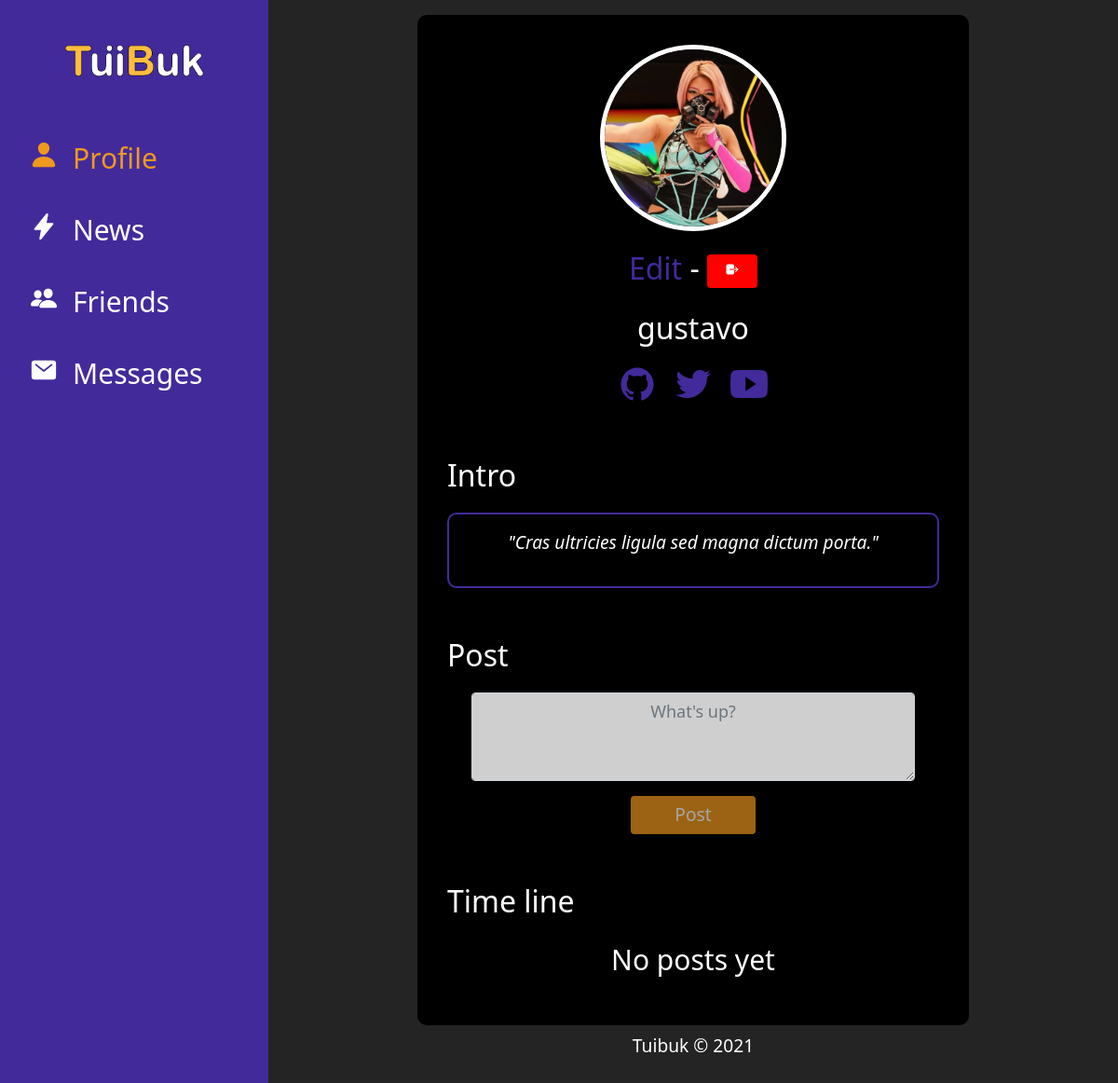
The app's page / (signed in), older data.
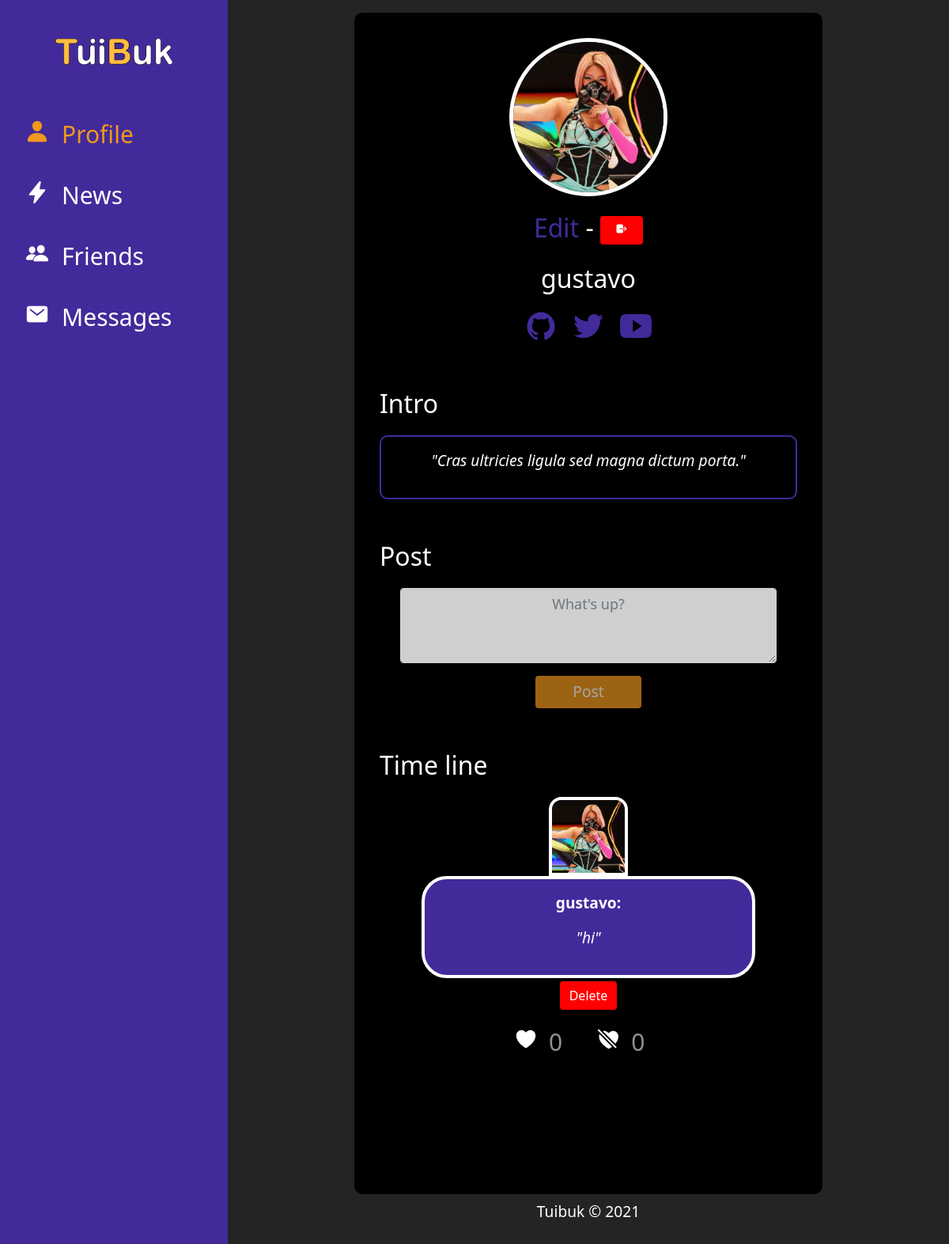
The same page, newer data.
### registration/models.py (models this page shows, shortened)
class Profile(models.Model):
    user_name = models.OneToOneField(User, on_delete=models.CASCADE)
    friend_user_code = models.CharField(max_length=15, unique=True, blank=True)
    img_profile = models.ImageField(upload_to = 'profiles', null=True, blank=True)
    intro = models.TextField(null=True, blank=True)
    birthday = models.DateField(null=True, blank=True, default=datetime.date.today)
    nationality = models.CharField(max_length=100, blank=True)
    sn_github = models.CharField(max_length=100, null=True, blank=True)
    sn_twitter = models.CharField(max_length=100, null=True, blank=True)
    sn_youtube = models.CharField(max_length=100, null=True, blank=True)
    friends = models.ManyToManyField(User, related_name='friends', blank=True)

### posts/models.py (models this page shows, shortened)
class PostUser(models.Model):
    owner = models.ForeignKey(User, on_delete=models.CASCADE, null=True)
    post_user = models.TextField()
    date_post = models.DateTimeField(auto_now_add=True)
    like_post = models.ManyToManyField(User, related_name='likes', blank=True)
    dislike_post = models.ManyToManyField(User, related_name='dislikes', blank=True)
    def total_likes(self):
        return self.like_post.count()
    def total_dislikes(self):
        return self.dislike_post.count()
    class Meta:
        verbose_name = 'Post'
        verbose_name_plural = 'Posts'
        ordering = ['-date_post']

### core/views.py (the view)
# urls.py: path('', CreatePost.as_view(), name='profile'),
class CreatePost(ListView):
    model = PostUser
    template_name = 'core/profile.html'
    def get_context_data(self, *args, **kwargs):
        context = super(CreatePost, self).get_context_data(**kwargs)
        context['posts'] = PostUser.objects.filter(owner=self.request.user)
        return context

### core/templates/core/profile.html (shortened to what this page needs)
{% extends 'base.html' %}
{% block content %}
{% load static %}
<div class="container-img-profile mx-auto">
    {% if request.user.profile.img_profile %}
        <img class="img-profile" src="{{request.user.profile.img_profile.url}}" alt="">
    {% else %}
        <img class="img-profile" src="{% static 'img/profile-default.jpg'  %}" alt="">
    {% endif %}
</div>
<div class="label-name-profile text-center mt-3"><a href="{% url 'profile' %}" class="edit-profile">Edit</a> - <a class="btn btn-danger" href="{% url 'logout' %}"  data-toggle="modal" data-target="#modal-logout"><ion-icon class="icon-logout" name="log-out"></ion-icon></a></div>
<div class="label-name-profile text-center mt-3"><p>{{request.user.profile.user_name}}</p></div>
<div class="text-center">
    <div class="social-media-profile">
        {% if request.user.profile.sn_github %}
            <a href="{{request.user.profile.sn_github}}" class="social-link-profile github" target="_blank"><ion-icon class="social-icon-profile mx-1 mx-md-2" name="logo-github"></ion-icon></a>
        {% endif %}
        {% if request.user.profile.sn_twitter %}
            <a href="{{request.user.profile.sn_twitter}}" class="social-link-profile twitter" target="_blank"><ion-icon class="social-icon-profile mx-1 mx-md-2" name="logo-twitter"></ion-icon></a>
        {% endif %}
        {% if request.user.profile.sn_youtube %}
            <a href="{{request.user.profile.sn_youtube}}" class="social-link-profile youtube" target="_blank"><ion-icon class="social-icon-profile mx-1 mx-md-2" name="logo-youtube"></ion-icon></a>
        {% endif %}
    </div>
</div>
<div class="label-profile text-left mt-5"><p>Intro</p></div>
<div class="section-profile text-center">
    {% if request.user.profile.intro %}
        <p class="p-info-profile">"{{request.user.profile.intro}}"</p>
    {% else %}
        <p class="p-info-profile-default">Nothing</p>
    {% endif %}
</div>
<div class="label-profile text-left mt-5"><p>Post</p></div>
    <div>
        <form action="{% url 'post:create'  %}" method="GET">
            <div class="form-group text-center">
                <textarea id="text-post" class='form-control' rows="3" placeholder="What's up?" name="post"></textarea>
                <button id="send" type="submit" class="btn btn-success mt-3" disabled>Post</button>
            </div>
        </form>
    </div>
<div class="label-profile text-left mt-5"><p>Time line</p></div>
<div class="time-line-profile">
    {% if posts %}
        {% for element in posts %}
            <div class="content-target-profile">
                <div >
                    <div class="content-img-target-profile mx-auto">
                        {% if request.user.profile.img_profile %}
                            <img class="img-target-profile" src="{{request.user.profile.img_profile.url}}" alt="">
                        {% else %}
                            <img class="img-target-profile" src="{% static 'img/profile-default.jpg' %}" alt="">
                        {% endif %}
                    </div>
                </div>
                <div class="content-p-target-profile mx-auto">
                    <p class="p-name-target-profile">{{element.owner}}: </p>
                    <p class="p-target-profile">"{{element.post_user}}"</p>
                </div>
                <div class="text-center mt-1">
                    <a onclick="return abrir_modal('{% url 'post:delete' element.id 'profile' %}')" class="btn btn-danger" href="#">Delete</a>
                </div>
                <div class="like-dislike-container text-center mt-2">
                    <button class="btn-like-dislike {% if request.user in element.like_post.all %}like_active{% endif %}" id="likebtn_{{element.owner}}_{{element.id}}">
                        <ion-icon name="heart"></ion-icon>
                    </button>
                    <input class="input-like-dislike" type="number" name="" id="input_like_{{element.owner}}_{{element.id}}" value="{{element.total_likes}}" readonly>
                    <button class="btn-like-dislike {% if request.user in element.dislike_post.all %}dislike_active{% endif %}" id="dislikebtn_{{element.owner}}_{{element.id}}">
                        <ion-icon name="heart-dislike"></ion-icon>
                    </button>
                    <input class="input-like-dislike" type="number" name="" id="input_dislike_{{element.owner}}_{{element.id}}" value="{{element.total_dislikes}}" readonly>
                </div>
            </div>
        {% endfor %}
    {% else %}
        <div class="text-center">
            <p class="p-no-posts">No posts yet</p>
        </div>
    {% endif %}
</div>
{% endblock %}

### templates/base.html (shortened to what this page needs)
<!DOCTYPE html>
<html lang="en">
<head>
    {% load static %}
    <link rel="stylesheet" href="{% static 'css/styles.css' %}">
    <link href="https://cdn.jsdelivr.net/npm/bootstrap@5.0.0-beta2/dist/css/bootstrap.min.css" rel="stylesheet">
</head>
<body>
    <div class="d-md-flex main-content">
        <div id="sidebar-container" class="bg-primary" >
            <div class="logo p-4 p-md-0 my-md-5 text-center">
                <img class="logo-img" src="{% static '/img/logos/logoletras.png' %}" alt="">
            </div>
            <div class="menu">
                <a href="{% url 'profile_core:profile' %}" class="d-md-block m-1 m-md-0 p-md-3 a-menu {% if '/profile/' in request.path or request.path == '/'  %}activate{% endif %}"><ion-icon name="person" class="mx-3 size-icon"></ion-icon><p class="p-menu">Profile</p></a>
                <a href="{% url 'news:home' %}" class="d-md-block m-1 m-md-0 p-md-3 a-menu {% if '/news/' in request.path %}activate{% endif %}"><ion-icon name="flash" class="mx-3 size-icon"></ion-icon><p class="p-menu">News</p></a>
                <a href="{% url 'friends:list' %}" class="d-md-block m-1 m-md-0 p-md-3 a-menu {% if '/friends/' in request.path %}activate{% endif %}"><ion-icon name="people" class="mx-3 size-icon"></ion-icon><p class="p-menu">Friends</p></a>
                <a href="{% url 'messenger:list' %}" class="d-md-block m-1 m-md-0 p-md-3 a-menu {% if '/messenger/' in request.path %}activate{% endif %}"><ion-icon name="mail" class="mx-3 size-icon"></ion-icon><p class="p-menu">Messages</p></a>
            </div>
        </div>
        <div id="content">
            <div class="content-profile">
                {% block content %}{% endblock %}
            </div>
            <div class="footer text-center mt-2">
                <p class="p-footer">Tuibuk © 2021</p>
            </div>
        </div>
    </div>
</body>
</html>

### static/css/styles.css (style rules this page uses)
:root { --primary: #432a9b; --secondary: #ef991e; --secondary-dark: #a76c1a; --light: #fff; --grey: #b1b1b1; }
body { overflow: hidden; font-weight: 300; height: 100vh; }
.d-md-flex { background-color: rgb(36, 36, 36); }
.menu a { text-decoration: none; color: var(--light); }
.p-menu { margin: 0; padding: 0; display: inline; }
.a-menu { font-size: 30px; transition: .1s; }
div .bg-primary { background-color: var(--primary) !important; }
#sidebar-container .logo { padding: .875rem 1.15rem; }
#sidebar-container .menu { width: 18rem; }
.logo-img { width: 150px; }
div .activate { color: var(--secondary); }
#content { overflow-y: auto; height: 100vh; width: 100%; padding: 1em 10em; }
.content-profile { background-color: black; padding: 2em; border-radius: 10px; }
.container-img-profile { height: 200px; width: 200px; }
.img-profile { height: 100%; width: 100%; border-radius: 50%; border: 5px solid #fff; }
.label-profile { font-size: 2em; color: var(--light); }
.label-name-profile { font-size: 2em; color: var(--light); }
.icon-logout { width: 30px !important; }
.section-profile { margin: 0; color: var(--light); padding: 1em; border-radius: 10px; border: 2px solid var(--primary); }
.p-info-profile { text-align: center; font-style: oblique; font-size: 1.2em; word-wrap: break-word; }
.social-media-profile { width: 100%; }
.social-link-profile { color: var(--primary); transition: .2s; }
.edit-profile { text-decoration: none; color: var(--primary); transition: .2s; }
.social-icon-profile { font-size: 2.5em; }
.btn-success { font-size: 1.2em !important; width: 7em; background-color: var(--secondary) !important; border: none !important; transition: .1s !important; }
.content-target-profile { margin-bottom: 7em; }
.content-img-target-profile { height: 100px; width: 100px; }
.img-target-profile { height: 100%; width: 100%; border: 4px solid var(--light); border-radius: 1em 1em 0 0; }
.content-p-target-profile { padding: 1em; width: 80%; background-color: var(--primary); border-radius: 2em; border: 4px solid var(--light); }
.p-name-target-profile { text-align: center; color: var(--light); font-weight: bold; font-size: 1.2em; }
.p-target-profile { text-align: center; color: var(--light); font-style: italic; font-size: 1.2em; }
.btn-like-dislike { color: #fff; background: none; border: none; font-size: 30px; padding: 0 8px; margin: 10px 0; transition: .2s; }
.input-like-dislike { width: 50px; border: none; background: none; color: #919191; font-size: 30px; margin: 0px; pointer-events: none; }
.p-footer { font-size: 1.2em; color: var(--light); }
.btn-danger { background-color: red !important; transition: .1s !important; }
.form-control { background-color: #cfcfcf !important; width: 90% !important; margin: auto !important; font-size: 18px !important; text-align: center; }
.btn-danger { border: none !important; transition: .1s !important; }

Row changes from the older to the newer data that the page shows:
added PostUser: user.profile.img_profile (picture), owner "gustavo", post_user "hi", total_likes "0", total_dislikes "0"
Text that changed along with them:
text no longer shown: "No posts yet"
